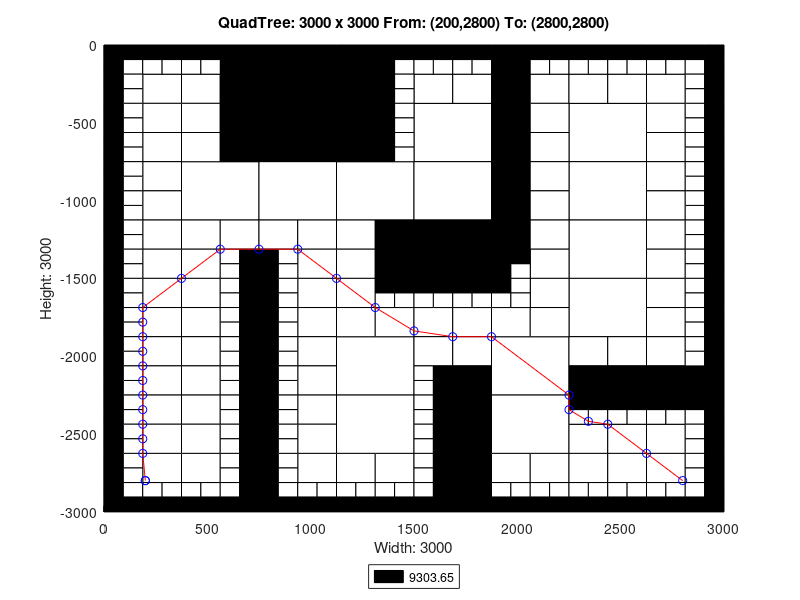

The MATLAB source for this figure:
axis([0 3000 -3000 0]);
title('QuadTree: 3000 x 3000 From: (200,2800) To: (2800,2800)');
xlabel('Width: 3000');
ylabel('Height: 3000');
rectangle('Position',[750 -375 375 375], 'FaceColor',[0 0 0]);
rectangle('Position',[750 -750 375 375], 'FaceColor',[0 0 0]);
rectangle('Position',[375 -1125 375 375], 'FaceColor',[1 1 1]);
rectangle('Position',[750 -1125 375 375], 'FaceColor',[1 1 1]);
rectangle('Position',[1125 -1125 375 375], 'FaceColor',[1 1 1]);
rectangle('Position',[1500 -750 375 375], 'FaceColor',[1 1 1]);
rectangle('Position',[2250 -750 375 375], 'FaceColor',[1 1 1]);
rectangle('Position',[1500 -1125 375 375], 'FaceColor',[1 1 1]);
rectangle('Position',[1500 -1500 375 375], 'FaceColor',[0 0 0]);
rectangle('Position',[2250 -1125 375 375], 'FaceColor',[1 1 1]);
rectangle('Position',[2250 -1500 375 375], 'FaceColor',[1 1 1]);
rectangle('Position',[1125 -2250 375 375], 'FaceColor',[1 1 1]);
rectangle('Position',[1125 -2625 375 375], 'FaceColor',[1 1 1]);
rectangle('Position',[1875 -2250 375 375], 'FaceColor',[1 1 1]);
rectangle('Position',[2250 -1875 375 375], 'FaceColor',[1 1 1]);
rectangle('Position',[1875 -2625 375 375], 'FaceColor',[1 1 1]);
rectangle('Position',[187.5 -375 187.5 187.5], 'FaceColor',[1 1 1]);
rectangle('Position',[562.5 -187.5 187.5 187.5], 'FaceColor',[0 0 0]);
rectangle('Position',[375 -375 187.5 187.5], 'FaceColor',[1 1 1]);
rectangle('Position',[562.5 -375 187.5 187.5], 'FaceColor',[0 0 0]);
rectangle('Position',[187.5 -562.5 187.5 187.5], 'FaceColor',[1 1 1]);
rectangle('Position',[187.5 -750 187.5 187.5], 'FaceColor',[1 1 1]);
rectangle('Position',[375 -562.5 187.5 187.5], 'FaceColor',[1 1 1]);
rectangle('Position',[562.5 -562.5 187.5 187.5], 'FaceColor',[0 0 0]);
rectangle('Position',[375 -750 187.5 187.5], 'FaceColor',[1 1 1]);
rectangle('Position',[562.5 -750 187.5 187.5], 'FaceColor',[0 0 0]);
rectangle('Position',[1125 -187.5 187.5 187.5], 'FaceColor',[0 0 0]);
rectangle('Position',[1125 -375 187.5 187.5], 'FaceColor',[0 0 0]);
rectangle('Position',[1125 -562.5 187.5 187.5], 'FaceColor',[0 0 0]);
rectangle('Position',[1125 -750 187.5 187.5], 'FaceColor',[0 0 0]);
rectangle('Position',[187.5 -937.5 187.5 187.5], 'FaceColor',[1 1 1]);
rectangle('Position',[187.5 -1125 187.5 187.5], 'FaceColor',[1 1 1]);
rectangle('Position',[187.5 -1312.5 187.5 187.5], 'FaceColor',[1 1 1]);
rectangle('Position',[187.5 -1500 187.5 187.5], 'FaceColor',[1 1 1]);
rectangle('Position',[375 -1312.5 187.5 187.5], 'FaceColor',[1 1 1]);
rectangle('Position',[562.5 -1312.5 187.5 187.5], 'FaceColor',[1 1 1]);
rectangle('Position',[375 -1500 187.5 187.5], 'FaceColor',[1 1 1]);
rectangle('Position',[750 -1312.5 187.5 187.5], 'FaceColor',[1 1 1]);
rectangle('Position',[937.5 -1312.5 187.5 187.5], 'FaceColor',[1 1 1]);
rectangle('Position',[937.5 -1500 187.5 187.5], 'FaceColor',[1 1 1]);
rectangle('Position',[1125 -1312.5 187.5 187.5], 'FaceColor',[1 1 1]);
rectangle('Position',[1312.5 -1312.5 187.5 187.5], 'FaceColor',[0 0 0]);
rectangle('Position',[1125 -1500 187.5 187.5], 'FaceColor',[1 1 1]);
rectangle('Position',[1312.5 -1500 187.5 187.5], 'FaceColor',[0 0 0]);
rectangle('Position',[1500 -375 187.5 187.5], 'FaceColor',[1 1 1]);
rectangle('Position',[1687.5 -375 187.5 187.5], 'FaceColor',[1 1 1]);
rectangle('Position',[1875 -187.5 187.5 187.5], 'FaceColor',[0 0 0]);
rectangle('Position',[1875 -375 187.5 187.5], 'FaceColor',[0 0 0]);
rectangle('Position',[2062.5 -375 187.5 187.5], 'FaceColor',[1 1 1]);
rectangle('Position',[1875 -562.5 187.5 187.5], 'FaceColor',[0 0 0]);
rectangle('Position',[2062.5 -562.5 187.5 187.5], 'FaceColor',[1 1 1]);
rectangle('Position',[1875 -750 187.5 187.5], 'FaceColor',[0 0 0]);
rectangle('Position',[2062.5 -750 187.5 187.5], 'FaceColor',[1 1 1]);
rectangle('Position',[2250 -375 187.5 187.5], 'FaceColor',[1 1 1]);
rectangle('Position',[2437.5 -375 187.5 187.5], 'FaceColor',[1 1 1]);
rectangle('Position',[2625 -375 187.5 187.5], 'FaceColor',[1 1 1]);
rectangle('Position',[2625 -562.5 187.5 187.5], 'FaceColor',[1 1 1]);
rectangle('Position',[2625 -750 187.5 187.5], 'FaceColor',[1 1 1]);
rectangle('Position',[1875 -937.5 187.5 187.5], 'FaceColor',[0 0 0]);
rectangle('Position',[2062.5 -937.5 187.5 187.5], 'FaceColor',[1 1 1]);
rectangle('Position',[1875 -1125 187.5 187.5], 'FaceColor',[0 0 0]);
rectangle('Position',[2062.5 -1125 187.5 187.5], 'FaceColor',[1 1 1]);
rectangle('Position',[1875 -1312.5 187.5 187.5], 'FaceColor',[0 0 0]);
rectangle('Position',[2062.5 -1312.5 187.5 187.5], 'FaceColor',[1 1 1]);
rectangle('Position',[2062.5 -1500 187.5 187.5], 'FaceColor',[1 1 1]);
rectangle('Position',[2625 -937.5 187.5 187.5], 'FaceColor',[1 1 1]);
rectangle('Position',[2625 -1125 187.5 187.5], 'FaceColor',[1 1 1]);
rectangle('Position',[2625 -1312.5 187.5 187.5], 'FaceColor',[1 1 1]);
rectangle('Position',[2625 -1500 187.5 187.5], 'FaceColor',[1 1 1]);
rectangle('Position',[187.5 -1687.5 187.5 187.5], 'FaceColor',[1 1 1]);
rectangle('Position',[187.5 -1875 187.5 187.5], 'FaceColor',[1 1 1]);
rectangle('Position',[375 -1687.5 187.5 187.5], 'FaceColor',[1 1 1]);
rectangle('Position',[375 -1875 187.5 187.5], 'FaceColor',[1 1 1]);
rectangle('Position',[187.5 -2062.5 187.5 187.5], 'FaceColor',[1 1 1]);
rectangle('Position',[187.5 -2250 187.5 187.5], 'FaceColor',[1 1 1]);
rectangle('Position',[375 -2062.5 187.5 187.5], 'FaceColor',[1 1 1]);
rectangle('Position',[375 -2250 187.5 187.5], 'FaceColor',[1 1 1]);
rectangle('Position',[937.5 -1687.5 187.5 187.5], 'FaceColor',[1 1 1]);
rectangle('Position',[937.5 -1875 187.5 187.5], 'FaceColor',[1 1 1]);
rectangle('Position',[1125 -1687.5 187.5 187.5], 'FaceColor',[1 1 1]);
rectangle('Position',[1125 -1875 187.5 187.5], 'FaceColor',[1 1 1]);
rectangle('Position',[1312.5 -1875 187.5 187.5], 'FaceColor',[1 1 1]);
rectangle('Position',[937.5 -2062.5 187.5 187.5], 'FaceColor',[1 1 1]);
rectangle('Position',[937.5 -2250 187.5 187.5], 'FaceColor',[1 1 1]);
rectangle('Position',[187.5 -2437.5 187.5 187.5], 'FaceColor',[1 1 1]);
rectangle('Position',[187.5 -2625 187.5 187.5], 'FaceColor',[1 1 1]);
rectangle('Position',[375 -2437.5 187.5 187.5], 'FaceColor',[1 1 1]);
rectangle('Position',[375 -2625 187.5 187.5], 'FaceColor',[1 1 1]);
rectangle('Position',[187.5 -2812.5 187.5 187.5], 'FaceColor',[1 1 1]);
rectangle('Position',[375 -2812.5 187.5 187.5], 'FaceColor',[1 1 1]);
rectangle('Position',[937.5 -2437.5 187.5 187.5], 'FaceColor',[1 1 1]);
rectangle('Position',[937.5 -2625 187.5 187.5], 'FaceColor',[1 1 1]);
rectangle('Position',[937.5 -2812.5 187.5 187.5], 'FaceColor',[1 1 1]);
rectangle('Position',[1125 -2812.5 187.5 187.5], 'FaceColor',[1 1 1]);
rectangle('Position',[1312.5 -2812.5 187.5 187.5], 'FaceColor',[1 1 1]);
rectangle('Position',[1500 -1875 187.5 187.5], 'FaceColor',[1 1 1]);
rectangle('Position',[1687.5 -1875 187.5 187.5], 'FaceColor',[1 1 1]);
rectangle('Position',[2062.5 -1687.5 187.5 187.5], 'FaceColor',[1 1 1]);
rectangle('Position',[1875 -1875 187.5 187.5], 'FaceColor',[1 1 1]);
rectangle('Position',[2062.5 -1875 187.5 187.5], 'FaceColor',[1 1 1]);
rectangle('Position',[1500 -2062.5 187.5 187.5], 'FaceColor',[1 1 1]);
rectangle('Position',[1687.5 -2062.5 187.5 187.5], 'FaceColor',[1 1 1]);
rectangle('Position',[1687.5 -2250 187.5 187.5], 'FaceColor',[0 0 0]);
rectangle('Position',[2625 -1687.5 187.5 187.5], 'FaceColor',[1 1 1]);
rectangle('Position',[2625 -1875 187.5 187.5], 'FaceColor',[1 1 1]);
rectangle('Position',[2250 -2062.5 187.5 187.5], 'FaceColor',[1 1 1]);
rectangle('Position',[2437.5 -2062.5 187.5 187.5], 'FaceColor',[1 1 1]);
rectangle('Position',[2250 -2250 187.5 187.5], 'FaceColor',[0 0 0]);
rectangle('Position',[2437.5 -2250 187.5 187.5], 'FaceColor',[0 0 0]);
rectangle('Position',[2625 -2062.5 187.5 187.5], 'FaceColor',[1 1 1]);
rectangle('Position',[2625 -2250 187.5 187.5], 'FaceColor',[0 0 0]);
rectangle('Position',[2812.5 -2250 187.5 187.5], 'FaceColor',[0 0 0]);
rectangle('Position',[1687.5 -2437.5 187.5 187.5], 'FaceColor',[0 0 0]);
rectangle('Position',[1687.5 -2625 187.5 187.5], 'FaceColor',[0 0 0]);
rectangle('Position',[1687.5 -2812.5 187.5 187.5], 'FaceColor',[0 0 0]);
rectangle('Position',[1687.5 -3000 187.5 187.5], 'FaceColor',[0 0 0]);
rectangle('Position',[1875 -2812.5 187.5 187.5], 'FaceColor',[1 1 1]);
rectangle('Position',[2062.5 -2812.5 187.5 187.5], 'FaceColor',[1 1 1]);
rectangle('Position',[2250 -2625 187.5 187.5], 'FaceColor',[1 1 1]);
rectangle('Position',[2437.5 -2625 187.5 187.5], 'FaceColor',[1 1 1]);
rectangle('Position',[2625 -2625 187.5 187.5], 'FaceColor',[1 1 1]);
rectangle('Position',[2250 -2812.5 187.5 187.5], 'FaceColor',[1 1 1]);
rectangle('Position',[2437.5 -2812.5 187.5 187.5], 'FaceColor',[1 1 1]);
rectangle('Position',[2625 -2812.5 187.5 187.5], 'FaceColor',[1 1 1]);
rectangle('Position',[0 -93.75 93.75 93.75], 'FaceColor',[0 0 0]);
rectangle('Position',[93.75 -93.75 93.75 93.75], 'FaceColor',[0 0 0]);
rectangle('Position',[0 -187.5 93.75 93.75], 'FaceColor',[0 0 0]);
rectangle('Position',[93.75 -187.5 93.75 93.75], 'FaceColor',[1 1 1]);
rectangle('Position',[187.5 -93.75 93.75 93.75], 'FaceColor',[0 0 0]);
rectangle('Position',[281.25 -93.75 93.75 93.75], 'FaceColor',[0 0 0]);
rectangle('Position',[187.5 -187.5 93.75 93.75], 'FaceColor',[1 1 1]);
rectangle('Position',[281.25 -187.5 93.75 93.75], 'FaceColor',[1 1 1]);
rectangle('Position',[0 -281.25 93.75 93.75], 'FaceColor',[0 0 0]);
rectangle('Position',[93.75 -281.25 93.75 93.75], 'FaceColor',[1 1 1]);
rectangle('Position',[0 -375 93.75 93.75], 'FaceColor',[0 0 0]);
rectangle('Position',[93.75 -375 93.75 93.75], 'FaceColor',[1 1 1]);
rectangle('Position',[375 -93.75 93.75 93.75], 'FaceColor',[0 0 0]);
rectangle('Position',[468.75 -93.75 93.75 93.75], 'FaceColor',[0 0 0]);
rectangle('Position',[375 -187.5 93.75 93.75], 'FaceColor',[1 1 1]);
rectangle('Position',[468.75 -187.5 93.75 93.75], 'FaceColor',[1 1 1]);
rectangle('Position',[0 -468.75 93.75 93.75], 'FaceColor',[0 0 0]);
rectangle('Position',[93.75 -468.75 93.75 93.75], 'FaceColor',[1 1 1]);
rectangle('Position',[0 -562.5 93.75 93.75], 'FaceColor',[0 0 0]);
rectangle('Position',[93.75 -562.5 93.75 93.75], 'FaceColor',[1 1 1]);
rectangle('Position',[0 -656.25 93.75 93.75], 'FaceColor',[0 0 0]);
rectangle('Position',[93.75 -656.25 93.75 93.75], 'FaceColor',[1 1 1]);
rectangle('Position',[0 -750 93.75 93.75], 'FaceColor',[0 0 0]);
rectangle('Position',[93.75 -750 93.75 93.75], 'FaceColor',[1 1 1]);
rectangle('Position',[1312.5 -93.75 93.75 93.75], 'FaceColor',[0 0 0]);
rectangle('Position',[1406.25 -93.75 93.75 93.75], 'FaceColor',[0 0 0]);
rectangle('Position',[1312.5 -187.5 93.75 93.75], 'FaceColor',[0 0 0]);
rectangle('Position',[1406.25 -187.5 93.75 93.75], 'FaceColor',[1 1 1]);
rectangle('Position',[1312.5 -281.25 93.75 93.75], 'FaceColor',[0 0 0]);
rectangle('Position',[1406.25 -281.25 93.75 93.75], 'FaceColor',[1 1 1]);
rectangle('Position',[1312.5 -375 93.75 93.75], 'FaceColor',[0 0 0]);
rectangle('Position',[1406.25 -375 93.75 93.75], 'FaceColor',[1 1 1]);
rectangle('Position',[1312.5 -468.75 93.75 93.75], 'FaceColor',[0 0 0]);
rectangle('Position',[1406.25 -468.75 93.75 93.75], 'FaceColor',[1 1 1]);
rectangle('Position',[1312.5 -562.5 93.75 93.75], 'FaceColor',[0 0 0]);
rectangle('Position',[1406.25 -562.5 93.75 93.75], 'FaceColor',[1 1 1]);
rectangle('Position',[1312.5 -656.25 93.75 93.75], 'FaceColor',[0 0 0]);
rectangle('Position',[1406.25 -656.25 93.75 93.75], 'FaceColor',[1 1 1]);
rectangle('Position',[1312.5 -750 93.75 93.75], 'FaceColor',[0 0 0]);
rectangle('Position',[1406.25 -750 93.75 93.75], 'FaceColor',[1 1 1]);
rectangle('Position',[0 -843.75 93.75 93.75], 'FaceColor',[0 0 0]);
rectangle('Position',[93.75 -843.75 93.75 93.75], 'FaceColor',[1 1 1]);
rectangle('Position',[0 -937.5 93.75 93.75], 'FaceColor',[0 0 0]);
rectangle('Position',[93.75 -937.5 93.75 93.75], 'FaceColor',[1 1 1]);
rectangle('Position',[0 -1031.25 93.75 93.75], 'FaceColor',[0 0 0]);
rectangle('Position',[93.75 -1031.25 93.75 93.75], 'FaceColor',[1 1 1]);
rectangle('Position',[0 -1125 93.75 93.75], 'FaceColor',[0 0 0]);
rectangle('Position',[93.75 -1125 93.75 93.75], 'FaceColor',[1 1 1]);
rectangle('Position',[0 -1218.75 93.75 93.75], 'FaceColor',[0 0 0]);
rectangle('Position',[93.75 -1218.75 93.75 93.75], 'FaceColor',[1 1 1]);
rectangle('Position',[0 -1312.5 93.75 93.75], 'FaceColor',[0 0 0]);
rectangle('Position',[93.75 -1312.5 93.75 93.75], 'FaceColor',[1 1 1]);
rectangle('Position',[0 -1406.25 93.75 93.75], 'FaceColor',[0 0 0]);
rectangle('Position',[93.75 -1406.25 93.75 93.75], 'FaceColor',[1 1 1]);
rectangle('Position',[0 -1500 93.75 93.75], 'FaceColor',[0 0 0]);
rectangle('Position',[93.75 -1500 93.75 93.75], 'FaceColor',[1 1 1]);
rectangle('Position',[562.5 -1406.25 93.75 93.75], 'FaceColor',[1 1 1]);
rectangle('Position',[656.25 -1406.25 93.75 93.75], 'FaceColor',[0 0 0]);
rectangle('Position',[562.5 -1500 93.75 93.75], 'FaceColor',[1 1 1]);
rectangle('Position',[656.25 -1500 93.75 93.75], 'FaceColor',[0 0 0]);
rectangle('Position',[750 -1406.25 93.75 93.75], 'FaceColor',[0 0 0]);
rectangle('Position',[843.75 -1406.25 93.75 93.75], 'FaceColor',[1 1 1]);
rectangle('Position',[750 -1500 93.75 93.75], 'FaceColor',[0 0 0]);
rectangle('Position',[843.75 -1500 93.75 93.75], 'FaceColor',[1 1 1]);
rectangle('Position',[1500 -93.75 93.75 93.75], 'FaceColor',[0 0 0]);
rectangle('Position',[1593.75 -93.75 93.75 93.75], 'FaceColor',[0 0 0]);
rectangle('Position',[1500 -187.5 93.75 93.75], 'FaceColor',[1 1 1]);
rectangle('Position',[1593.75 -187.5 93.75 93.75], 'FaceColor',[1 1 1]);
rectangle('Position',[1687.5 -93.75 93.75 93.75], 'FaceColor',[0 0 0]);
rectangle('Position',[1781.25 -93.75 93.75 93.75], 'FaceColor',[0 0 0]);
rectangle('Position',[1687.5 -187.5 93.75 93.75], 'FaceColor',[1 1 1]);
rectangle('Position',[1781.25 -187.5 93.75 93.75], 'FaceColor',[1 1 1]);
rectangle('Position',[2062.5 -93.75 93.75 93.75], 'FaceColor',[0 0 0]);
rectangle('Position',[2156.25 -93.75 93.75 93.75], 'FaceColor',[0 0 0]);
rectangle('Position',[2062.5 -187.5 93.75 93.75], 'FaceColor',[1 1 1]);
rectangle('Position',[2156.25 -187.5 93.75 93.75], 'FaceColor',[1 1 1]);
rectangle('Position',[2250 -93.75 93.75 93.75], 'FaceColor',[0 0 0]);
rectangle('Position',[2343.75 -93.75 93.75 93.75], 'FaceColor',[0 0 0]);
rectangle('Position',[2250 -187.5 93.75 93.75], 'FaceColor',[1 1 1]);
rectangle('Position',[2343.75 -187.5 93.75 93.75], 'FaceColor',[1 1 1]);
rectangle('Position',[2437.5 -93.75 93.75 93.75], 'FaceColor',[0 0 0]);
rectangle('Position',[2531.25 -93.75 93.75 93.75], 'FaceColor',[0 0 0]);
rectangle('Position',[2437.5 -187.5 93.75 93.75], 'FaceColor',[1 1 1]);
rectangle('Position',[2531.25 -187.5 93.75 93.75], 'FaceColor',[1 1 1]);
rectangle('Position',[2625 -93.75 93.75 93.75], 'FaceColor',[0 0 0]);
rectangle('Position',[2718.75 -93.75 93.75 93.75], 'FaceColor',[0 0 0]);
rectangle('Position',[2625 -187.5 93.75 93.75], 'FaceColor',[1 1 1]);
rectangle('Position',[2718.75 -187.5 93.75 93.75], 'FaceColor',[1 1 1]);
rectangle('Position',[2812.5 -93.75 93.75 93.75], 'FaceColor',[0 0 0]);
rectangle('Position',[2906.25 -93.75 93.75 93.75], 'FaceColor',[0 0 0]);
rectangle('Position',[2812.5 -187.5 93.75 93.75], 'FaceColor',[1 1 1]);
rectangle('Position',[2906.25 -187.5 93.75 93.75], 'FaceColor',[0 0 0]);
rectangle('Position',[2812.5 -281.25 93.75 93.75], 'FaceColor',[1 1 1]);
rectangle('Position',[2906.25 -281.25 93.75 93.75], 'FaceColor',[0 0 0]);
rectangle('Position',[2812.5 -375 93.75 93.75], 'FaceColor',[1 1 1]);
rectangle('Position',[2906.25 -375 93.75 93.75], 'FaceColor',[0 0 0]);
rectangle('Position',[2812.5 -468.75 93.75 93.75], 'FaceColor',[1 1 1]);
rectangle('Position',[2906.25 -468.75 93.75 93.75], 'FaceColor',[0 0 0]);
rectangle('Position',[2812.5 -562.5 93.75 93.75], 'FaceColor',[1 1 1]);
rectangle('Position',[2906.25 -562.5 93.75 93.75], 'FaceColor',[0 0 0]);
rectangle('Position',[2812.5 -656.25 93.75 93.75], 'FaceColor',[1 1 1]);
rectangle('Position',[2906.25 -656.25 93.75 93.75], 'FaceColor',[0 0 0]);
rectangle('Position',[2812.5 -750 93.75 93.75], 'FaceColor',[1 1 1]);
rectangle('Position',[2906.25 -750 93.75 93.75], 'FaceColor',[0 0 0]);
rectangle('Position',[1875 -1406.25 93.75 93.75], 'FaceColor',[0 0 0]);
rectangle('Position',[1968.75 -1406.25 93.75 93.75], 'FaceColor',[0 0 0]);
rectangle('Position',[1875 -1500 93.75 93.75], 'FaceColor',[0 0 0]);
rectangle('Position',[1968.75 -1500 93.75 93.75], 'FaceColor',[1 1 1]);
rectangle('Position',[2812.5 -843.75 93.75 93.75], 'FaceColor',[1 1 1]);
rectangle('Position',[2906.25 -843.75 93.75 93.75], 'FaceColor',[0 0 0]);
rectangle('Position',[2812.5 -937.5 93.75 93.75], 'FaceColor',[1 1 1]);
rectangle('Position',[2906.25 -937.5 93.75 93.75], 'FaceColor',[0 0 0]);
rectangle('Position',[2812.5 -1031.25 93.75 93.75], 'FaceColor',[1 1 1]);
rectangle('Position',[2906.25 -1031.25 93.75 93.75], 'FaceColor',[0 0 0]);
rectangle('Position',[2812.5 -1125 93.75 93.75], 'FaceColor',[1 1 1]);
rectangle('Position',[2906.25 -1125 93.75 93.75], 'FaceColor',[0 0 0]);
rectangle('Position',[2812.5 -1218.75 93.75 93.75], 'FaceColor',[1 1 1]);
rectangle('Position',[2906.25 -1218.75 93.75 93.75], 'FaceColor',[0 0 0]);
rectangle('Position',[2812.5 -1312.5 93.75 93.75], 'FaceColor',[1 1 1]);
rectangle('Position',[2906.25 -1312.5 93.75 93.75], 'FaceColor',[0 0 0]);
rectangle('Position',[2812.5 -1406.25 93.75 93.75], 'FaceColor',[1 1 1]);
rectangle('Position',[2906.25 -1406.25 93.75 93.75], 'FaceColor',[0 0 0]);
rectangle('Position',[2812.5 -1500 93.75 93.75], 'FaceColor',[1 1 1]);
rectangle('Position',[2906.25 -1500 93.75 93.75], 'FaceColor',[0 0 0]);
rectangle('Position',[0 -1593.75 93.75 93.75], 'FaceColor',[0 0 0]);
rectangle('Position',[93.75 -1593.75 93.75 93.75], 'FaceColor',[1 1 1]);
rectangle('Position',[0 -1687.5 93.75 93.75], 'FaceColor',[0 0 0]);
rectangle('Position',[93.75 -1687.5 93.75 93.75], 'FaceColor',[1 1 1]);
rectangle('Position',[0 -1781.25 93.75 93.75], 'FaceColor',[0 0 0]);
rectangle('Position',[93.75 -1781.25 93.75 93.75], 'FaceColor',[1 1 1]);
rectangle('Position',[0 -1875 93.75 93.75], 'FaceColor',[0 0 0]);
rectangle('Position',[93.75 -1875 93.75 93.75], 'FaceColor',[1 1 1]);
rectangle('Position',[562.5 -1593.75 93.75 93.75], 'FaceColor',[1 1 1]);
rectangle('Position',[656.25 -1593.75 93.75 93.75], 'FaceColor',[0 0 0]);
rectangle('Position',[562.5 -1687.5 93.75 93.75], 'FaceColor',[1 1 1]);
rectangle('Position',[656.25 -1687.5 93.75 93.75], 'FaceColor',[0 0 0]);
rectangle('Position',[562.5 -1781.25 93.75 93.75], 'FaceColor',[1 1 1]);
rectangle('Position',[656.25 -1781.25 93.75 93.75], 'FaceColor',[0 0 0]);
rectangle('Position',[562.5 -1875 93.75 93.75], 'FaceColor',[1 1 1]);
rectangle('Position',[656.25 -1875 93.75 93.75], 'FaceColor',[0 0 0]);
rectangle('Position',[0 -1968.75 93.75 93.75], 'FaceColor',[0 0 0]);
rectangle('Position',[93.75 -1968.75 93.75 93.75], 'FaceColor',[1 1 1]);
rectangle('Position',[0 -2062.5 93.75 93.75], 'FaceColor',[0 0 0]);
rectangle('Position',[93.75 -2062.5 93.75 93.75], 'FaceColor',[1 1 1]);
rectangle('Position',[0 -2156.25 93.75 93.75], 'FaceColor',[0 0 0]);
rectangle('Position',[93.75 -2156.25 93.75 93.75], 'FaceColor',[1 1 1]);
rectangle('Position',[0 -2250 93.75 93.75], 'FaceColor',[0 0 0]);
rectangle('Position',[93.75 -2250 93.75 93.75], 'FaceColor',[1 1 1]);
rectangle('Position',[562.5 -1968.75 93.75 93.75], 'FaceColor',[1 1 1]);
rectangle('Position',[656.25 -1968.75 93.75 93.75], 'FaceColor',[0 0 0]);
rectangle('Position',[562.5 -2062.5 93.75 93.75], 'FaceColor',[1 1 1]);
rectangle('Position',[656.25 -2062.5 93.75 93.75], 'FaceColor',[0 0 0]);
rectangle('Position',[562.5 -2156.25 93.75 93.75], 'FaceColor',[1 1 1]);
rectangle('Position',[656.25 -2156.25 93.75 93.75], 'FaceColor',[0 0 0]);
rectangle('Position',[562.5 -2250 93.75 93.75], 'FaceColor',[1 1 1]);
rectangle('Position',[656.25 -2250 93.75 93.75], 'FaceColor',[0 0 0]);
rectangle('Position',[750 -1593.75 93.75 93.75], 'FaceColor',[0 0 0]);
rectangle('Position',[843.75 -1593.75 93.75 93.75], 'FaceColor',[1 1 1]);
rectangle('Position',[750 -1687.5 93.75 93.75], 'FaceColor',[0 0 0]);
rectangle('Position',[843.75 -1687.5 93.75 93.75], 'FaceColor',[1 1 1]);
rectangle('Position',[750 -1781.25 93.75 93.75], 'FaceColor',[0 0 0]);
rectangle('Position',[843.75 -1781.25 93.75 93.75], 'FaceColor',[1 1 1]);
rectangle('Position',[750 -1875 93.75 93.75], 'FaceColor',[0 0 0]);
rectangle('Position',[843.75 -1875 93.75 93.75], 'FaceColor',[1 1 1]);
rectangle('Position',[1312.5 -1593.75 93.75 93.75], 'FaceColor',[0 0 0]);
rectangle('Position',[1406.25 -1593.75 93.75 93.75], 'FaceColor',[0 0 0]);
rectangle('Position',[1312.5 -1687.5 93.75 93.75], 'FaceColor',[1 1 1]);
rectangle('Position',[1406.25 -1687.5 93.75 93.75], 'FaceColor',[1 1 1]);
rectangle('Position',[750 -1968.75 93.75 93.75], 'FaceColor',[0 0 0]);
rectangle('Position',[843.75 -1968.75 93.75 93.75], 'FaceColor',[1 1 1]);
rectangle('Position',[750 -2062.5 93.75 93.75], 'FaceColor',[0 0 0]);
rectangle('Position',[843.75 -2062.5 93.75 93.75], 'FaceColor',[1 1 1]);
rectangle('Position',[750 -2156.25 93.75 93.75], 'FaceColor',[0 0 0]);
rectangle('Position',[843.75 -2156.25 93.75 93.75], 'FaceColor',[1 1 1]);
rectangle('Position',[750 -2250 93.75 93.75], 'FaceColor',[0 0 0]);
rectangle('Position',[843.75 -2250 93.75 93.75], 'FaceColor',[1 1 1]);
rectangle('Position',[0 -2343.75 93.75 93.75], 'FaceColor',[0 0 0]);
rectangle('Position',[93.75 -2343.75 93.75 93.75], 'FaceColor',[1 1 1]);
rectangle('Position',[0 -2437.5 93.75 93.75], 'FaceColor',[0 0 0]);
rectangle('Position',[93.75 -2437.5 93.75 93.75], 'FaceColor',[1 1 1]);
rectangle('Position',[0 -2531.25 93.75 93.75], 'FaceColor',[0 0 0]);
rectangle('Position',[93.75 -2531.25 93.75 93.75], 'FaceColor',[1 1 1]);
rectangle('Position',[0 -2625 93.75 93.75], 'FaceColor',[0 0 0]);
rectangle('Position',[93.75 -2625 93.75 93.75], 'FaceColor',[1 1 1]);
rectangle('Position',[562.5 -2343.75 93.75 93.75], 'FaceColor',[1 1 1]);
rectangle('Position',[656.25 -2343.75 93.75 93.75], 'FaceColor',[0 0 0]);
rectangle('Position',[562.5 -2437.5 93.75 93.75], 'FaceColor',[1 1 1]);
rectangle('Position',[656.25 -2437.5 93.75 93.75], 'FaceColor',[0 0 0]);
rectangle('Position',[562.5 -2531.25 93.75 93.75], 'FaceColor',[1 1 1]);
rectangle('Position',[656.25 -2531.25 93.75 93.75], 'FaceColor',[0 0 0]);
rectangle('Position',[562.5 -2625 93.75 93.75], 'FaceColor',[1 1 1]);
rectangle('Position',[656.25 -2625 93.75 93.75], 'FaceColor',[0 0 0]);
rectangle('Position',[0 -2718.75 93.75 93.75], 'FaceColor',[0 0 0]);
rectangle('Position',[93.75 -2718.75 93.75 93.75], 'FaceColor',[1 1 1]);
rectangle('Position',[0 -2812.5 93.75 93.75], 'FaceColor',[0 0 0]);
rectangle('Position',[93.75 -2812.5 93.75 93.75], 'FaceColor',[1 1 1]);
rectangle('Position',[0 -2906.25 93.75 93.75], 'FaceColor',[0 0 0]);
rectangle('Position',[93.75 -2906.25 93.75 93.75], 'FaceColor',[1 1 1]);
rectangle('Position',[0 -3000 93.75 93.75], 'FaceColor',[0 0 0]);
rectangle('Position',[93.75 -3000 93.75 93.75], 'FaceColor',[0 0 0]);
rectangle('Position',[187.5 -2906.25 93.75 93.75], 'FaceColor',[1 1 1]);
rectangle('Position',[281.25 -2906.25 93.75 93.75], 'FaceColor',[1 1 1]);
rectangle('Position',[187.5 -3000 93.75 93.75], 'FaceColor',[0 0 0]);
rectangle('Position',[281.25 -3000 93.75 93.75], 'FaceColor',[0 0 0]);
rectangle('Position',[562.5 -2718.75 93.75 93.75], 'FaceColor',[1 1 1]);
rectangle('Position',[656.25 -2718.75 93.75 93.75], 'FaceColor',[0 0 0]);
rectangle('Position',[562.5 -2812.5 93.75 93.75], 'FaceColor',[1 1 1]);
rectangle('Position',[656.25 -2812.5 93.75 93.75], 'FaceColor',[0 0 0]);
rectangle('Position',[375 -2906.25 93.75 93.75], 'FaceColor',[1 1 1]);
rectangle('Position',[468.75 -2906.25 93.75 93.75], 'FaceColor',[1 1 1]);
rectangle('Position',[375 -3000 93.75 93.75], 'FaceColor',[0 0 0]);
rectangle('Position',[468.75 -3000 93.75 93.75], 'FaceColor',[0 0 0]);
rectangle('Position',[562.5 -2906.25 93.75 93.75], 'FaceColor',[1 1 1]);
rectangle('Position',[656.25 -2906.25 93.75 93.75], 'FaceColor',[0 0 0]);
rectangle('Position',[562.5 -3000 93.75 93.75], 'FaceColor',[0 0 0]);
rectangle('Position',[656.25 -3000 93.75 93.75], 'FaceColor',[0 0 0]);
rectangle('Position',[750 -2343.75 93.75 93.75], 'FaceColor',[0 0 0]);
rectangle('Position',[843.75 -2343.75 93.75 93.75], 'FaceColor',[1 1 1]);
rectangle('Position',[750 -2437.5 93.75 93.75], 'FaceColor',[0 0 0]);
rectangle('Position',[843.75 -2437.5 93.75 93.75], 'FaceColor',[1 1 1]);
rectangle('Position',[750 -2531.25 93.75 93.75], 'FaceColor',[0 0 0]);
rectangle('Position',[843.75 -2531.25 93.75 93.75], 'FaceColor',[1 1 1]);
rectangle('Position',[750 -2625 93.75 93.75], 'FaceColor',[0 0 0]);
rectangle('Position',[843.75 -2625 93.75 93.75], 'FaceColor',[1 1 1]);
rectangle('Position',[750 -2718.75 93.75 93.75], 'FaceColor',[0 0 0]);
rectangle('Position',[843.75 -2718.75 93.75 93.75], 'FaceColor',[1 1 1]);
rectangle('Position',[750 -2812.5 93.75 93.75], 'FaceColor',[0 0 0]);
rectangle('Position',[843.75 -2812.5 93.75 93.75], 'FaceColor',[1 1 1]);
rectangle('Position',[750 -2906.25 93.75 93.75], 'FaceColor',[0 0 0]);
rectangle('Position',[843.75 -2906.25 93.75 93.75], 'FaceColor',[1 1 1]);
rectangle('Position',[750 -3000 93.75 93.75], 'FaceColor',[0 0 0]);
rectangle('Position',[843.75 -3000 93.75 93.75], 'FaceColor',[0 0 0]);
rectangle('Position',[937.5 -2906.25 93.75 93.75], 'FaceColor',[1 1 1]);
rectangle('Position',[1031.25 -2906.25 93.75 93.75], 'FaceColor',[1 1 1]);
rectangle('Position',[937.5 -3000 93.75 93.75], 'FaceColor',[0 0 0]);
rectangle('Position',[1031.25 -3000 93.75 93.75], 'FaceColor',[0 0 0]);
rectangle('Position',[1125 -2906.25 93.75 93.75], 'FaceColor',[1 1 1]);
rectangle('Position',[1218.75 -2906.25 93.75 93.75], 'FaceColor',[1 1 1]);
rectangle('Position',[1125 -3000 93.75 93.75], 'FaceColor',[0 0 0]);
rectangle('Position',[1218.75 -3000 93.75 93.75], 'FaceColor',[0 0 0]);
rectangle('Position',[1312.5 -2906.25 93.75 93.75], 'FaceColor',[1 1 1]);
rectangle('Position',[1406.25 -2906.25 93.75 93.75], 'FaceColor',[1 1 1]);
rectangle('Position',[1312.5 -3000 93.75 93.75], 'FaceColor',[0 0 0]);
rectangle('Position',[1406.25 -3000 93.75 93.75], 'FaceColor',[0 0 0]);
rectangle('Position',[1500 -1593.75 93.75 93.75], 'FaceColor',[0 0 0]);
rectangle('Position',[1593.75 -1593.75 93.75 93.75], 'FaceColor',[0 0 0]);
rectangle('Position',[1500 -1687.5 93.75 93.75], 'FaceColor',[1 1 1]);
rectangle('Position',[1593.75 -1687.5 93.75 93.75], 'FaceColor',[1 1 1]);
rectangle('Position',[1687.5 -1593.75 93.75 93.75], 'FaceColor',[0 0 0]);
rectangle('Position',[1781.25 -1593.75 93.75 93.75], 'FaceColor',[0 0 0]);
rectangle('Position',[1687.5 -1687.5 93.75 93.75], 'FaceColor',[1 1 1]);
rectangle('Position',[1781.25 -1687.5 93.75 93.75], 'FaceColor',[1 1 1]);
rectangle('Position',[1875 -1593.75 93.75 93.75], 'FaceColor',[0 0 0]);
rectangle('Position',[1968.75 -1593.75 93.75 93.75], 'FaceColor',[1 1 1]);
rectangle('Position',[1875 -1687.5 93.75 93.75], 'FaceColor',[1 1 1]);
rectangle('Position',[1968.75 -1687.5 93.75 93.75], 'FaceColor',[1 1 1]);
rectangle('Position',[1500 -2156.25 93.75 93.75], 'FaceColor',[1 1 1]);
rectangle('Position',[1593.75 -2156.25 93.75 93.75], 'FaceColor',[0 0 0]);
rectangle('Position',[1500 -2250 93.75 93.75], 'FaceColor',[1 1 1]);
rectangle('Position',[1593.75 -2250 93.75 93.75], 'FaceColor',[0 0 0]);
rectangle('Position',[2812.5 -1593.75 93.75 93.75], 'FaceColor',[1 1 1]);
rectangle('Position',[2906.25 -1593.75 93.75 93.75], 'FaceColor',[0 0 0]);
rectangle('Position',[2812.5 -1687.5 93.75 93.75], 'FaceColor',[1 1 1]);
rectangle('Position',[2906.25 -1687.5 93.75 93.75], 'FaceColor',[0 0 0]);
rectangle('Position',[2812.5 -1781.25 93.75 93.75], 'FaceColor',[1 1 1]);
rectangle('Position',[2906.25 -1781.25 93.75 93.75], 'FaceColor',[0 0 0]);
rectangle('Position',[2812.5 -1875 93.75 93.75], 'FaceColor',[1 1 1]);
rectangle('Position',[2906.25 -1875 93.75 93.75], 'FaceColor',[0 0 0]);
rectangle('Position',[2812.5 -1968.75 93.75 93.75], 'FaceColor',[1 1 1]);
rectangle('Position',[2906.25 -1968.75 93.75 93.75], 'FaceColor',[0 0 0]);
rectangle('Position',[2812.5 -2062.5 93.75 93.75], 'FaceColor',[1 1 1]);
rectangle('Position',[2906.25 -2062.5 93.75 93.75], 'FaceColor',[0 0 0]);
rectangle('Position',[1500 -2343.75 93.75 93.75], 'FaceColor',[1 1 1]);
rectangle('Position',[1593.75 -2343.75 93.75 93.75], 'FaceColor',[0 0 0]);
rectangle('Position',[1500 -2437.5 93.75 93.75], 'FaceColor',[1 1 1]);
rectangle('Position',[1593.75 -2437.5 93.75 93.75], 'FaceColor',[0 0 0]);
rectangle('Position',[1500 -2531.25 93.75 93.75], 'FaceColor',[1 1 1]);
rectangle('Position',[1593.75 -2531.25 93.75 93.75], 'FaceColor',[0 0 0]);
rectangle('Position',[1500 -2625 93.75 93.75], 'FaceColor',[1 1 1]);
rectangle('Position',[1593.75 -2625 93.75 93.75], 'FaceColor',[0 0 0]);
rectangle('Position',[1500 -2718.75 93.75 93.75], 'FaceColor',[1 1 1]);
rectangle('Position',[1593.75 -2718.75 93.75 93.75], 'FaceColor',[0 0 0]);
rectangle('Position',[1500 -2812.5 93.75 93.75], 'FaceColor',[1 1 1]);
rectangle('Position',[1593.75 -2812.5 93.75 93.75], 'FaceColor',[0 0 0]);
rectangle('Position',[1500 -2906.25 93.75 93.75], 'FaceColor',[1 1 1]);
rectangle('Position',[1593.75 -2906.25 93.75 93.75], 'FaceColor',[0 0 0]);
rectangle('Position',[1500 -3000 93.75 93.75], 'FaceColor',[0 0 0]);
rectangle('Position',[1593.75 -3000 93.75 93.75], 'FaceColor',[0 0 0]);
rectangle('Position',[1875 -2906.25 93.75 93.75], 'FaceColor',[1 1 1]);
rectangle('Position',[1968.75 -2906.25 93.75 93.75], 'FaceColor',[1 1 1]);
rectangle('Position',[1875 -3000 93.75 93.75], 'FaceColor',[0 0 0]);
rectangle('Position',[1968.75 -3000 93.75 93.75], 'FaceColor',[0 0 0]);
rectangle('Position',[2062.5 -2906.25 93.75 93.75], 'FaceColor',[1 1 1]);
rectangle('Position',[2156.25 -2906.25 93.75 93.75], 'FaceColor',[1 1 1]);
rectangle('Position',[2062.5 -3000 93.75 93.75], 'FaceColor',[0 0 0]);
rectangle('Position',[2156.25 -3000 93.75 93.75], 'FaceColor',[0 0 0]);
rectangle('Position',[2250 -2343.75 93.75 93.75], 'FaceColor',[0 0 0]);
rectangle('Position',[2343.75 -2343.75 93.75 93.75], 'FaceColor',[0 0 0]);
rectangle('Position',[2250 -2437.5 93.75 93.75], 'FaceColor',[1 1 1]);
rectangle('Position',[2343.75 -2437.5 93.75 93.75], 'FaceColor',[1 1 1]);
rectangle('Position',[2437.5 -2343.75 93.75 93.75], 'FaceColor',[0 0 0]);
rectangle('Position',[2531.25 -2343.75 93.75 93.75], 'FaceColor',[0 0 0]);
rectangle('Position',[2437.5 -2437.5 93.75 93.75], 'FaceColor',[1 1 1]);
rectangle('Position',[2531.25 -2437.5 93.75 93.75], 'FaceColor',[1 1 1]);
rectangle('Position',[2625 -2343.75 93.75 93.75], 'FaceColor',[0 0 0]);
rectangle('Position',[2718.75 -2343.75 93.75 93.75], 'FaceColor',[0 0 0]);
rectangle('Position',[2625 -2437.5 93.75 93.75], 'FaceColor',[1 1 1]);
rectangle('Position',[2718.75 -2437.5 93.75 93.75], 'FaceColor',[1 1 1]);
rectangle('Position',[2812.5 -2343.75 93.75 93.75], 'FaceColor',[0 0 0]);
rectangle('Position',[2906.25 -2343.75 93.75 93.75], 'FaceColor',[0 0 0]);
rectangle('Position',[2812.5 -2437.5 93.75 93.75], 'FaceColor',[1 1 1]);
rectangle('Position',[2906.25 -2437.5 93.75 93.75], 'FaceColor',[0 0 0]);
rectangle('Position',[2812.5 -2531.25 93.75 93.75], 'FaceColor',[1 1 1]);
rectangle('Position',[2906.25 -2531.25 93.75 93.75], 'FaceColor',[0 0 0]);
rectangle('Position',[2812.5 -2625 93.75 93.75], 'FaceColor',[1 1 1]);
rectangle('Position',[2906.25 -2625 93.75 93.75], 'FaceColor',[0 0 0]);
rectangle('Position',[2250 -2906.25 93.75 93.75], 'FaceColor',[1 1 1]);
rectangle('Position',[2343.75 -2906.25 93.75 93.75], 'FaceColor',[1 1 1]);
rectangle('Position',[2250 -3000 93.75 93.75], 'FaceColor',[0 0 0]);
rectangle('Position',[2343.75 -3000 93.75 93.75], 'FaceColor',[0 0 0]);
rectangle('Position',[2437.5 -2906.25 93.75 93.75], 'FaceColor',[1 1 1]);
rectangle('Position',[2531.25 -2906.25 93.75 93.75], 'FaceColor',[1 1 1]);
rectangle('Position',[2437.5 -3000 93.75 93.75], 'FaceColor',[0 0 0]);
rectangle('Position',[2531.25 -3000 93.75 93.75], 'FaceColor',[0 0 0]);
rectangle('Position',[2812.5 -2718.75 93.75 93.75], 'FaceColor',[1 1 1]);
rectangle('Position',[2906.25 -2718.75 93.75 93.75], 'FaceColor',[0 0 0]);
rectangle('Position',[2812.5 -2812.5 93.75 93.75], 'FaceColor',[1 1 1]);
rectangle('Position',[2906.25 -2812.5 93.75 93.75], 'FaceColor',[0 0 0]);
rectangle('Position',[2625 -2906.25 93.75 93.75], 'FaceColor',[1 1 1]);
rectangle('Position',[2718.75 -2906.25 93.75 93.75], 'FaceColor',[1 1 1]);
rectangle('Position',[2625 -3000 93.75 93.75], 'FaceColor',[0 0 0]);
rectangle('Position',[2718.75 -3000 93.75 93.75], 'FaceColor',[0 0 0]);
rectangle('Position',[2812.5 -2906.25 93.75 93.75], 'FaceColor',[1 1 1]);
rectangle('Position',[2906.25 -2906.25 93.75 93.75], 'FaceColor',[0 0 0]);
rectangle('Position',[2812.5 -3000 93.75 93.75], 'FaceColor',[0 0 0]);
rectangle('Position',[2906.25 -3000 93.75 93.75], 'FaceColor',[0 0 0]);
X=[2800,2625,2437.5,2343.75,2250,2250,1875,1687.5,1500,1312.5,1125,937.5,750,562.5,375,187.5,187.5,187.5,187.5,187.5,187.5,187.5,187.5,187.5,187.5,187.5,200,200];
Y=[-2800,-2625,-2437.5,-2418.75,-2343.75,-2250,-1875,-1875,-1837.5,-1687.5,-1500,-1312.5,-1312.5,-1312.5,-1500,-1687.5,-1781.25,-1875,-1968.75,-2062.5,-2156.25,-2250,-2343.75,-2437.5,-2531.25,-2625,-2800,-2800];
hold on;
plot(X,Y,'r');
plot(X,Y,'bo');
legend('9303.65','Location','southoutside');
